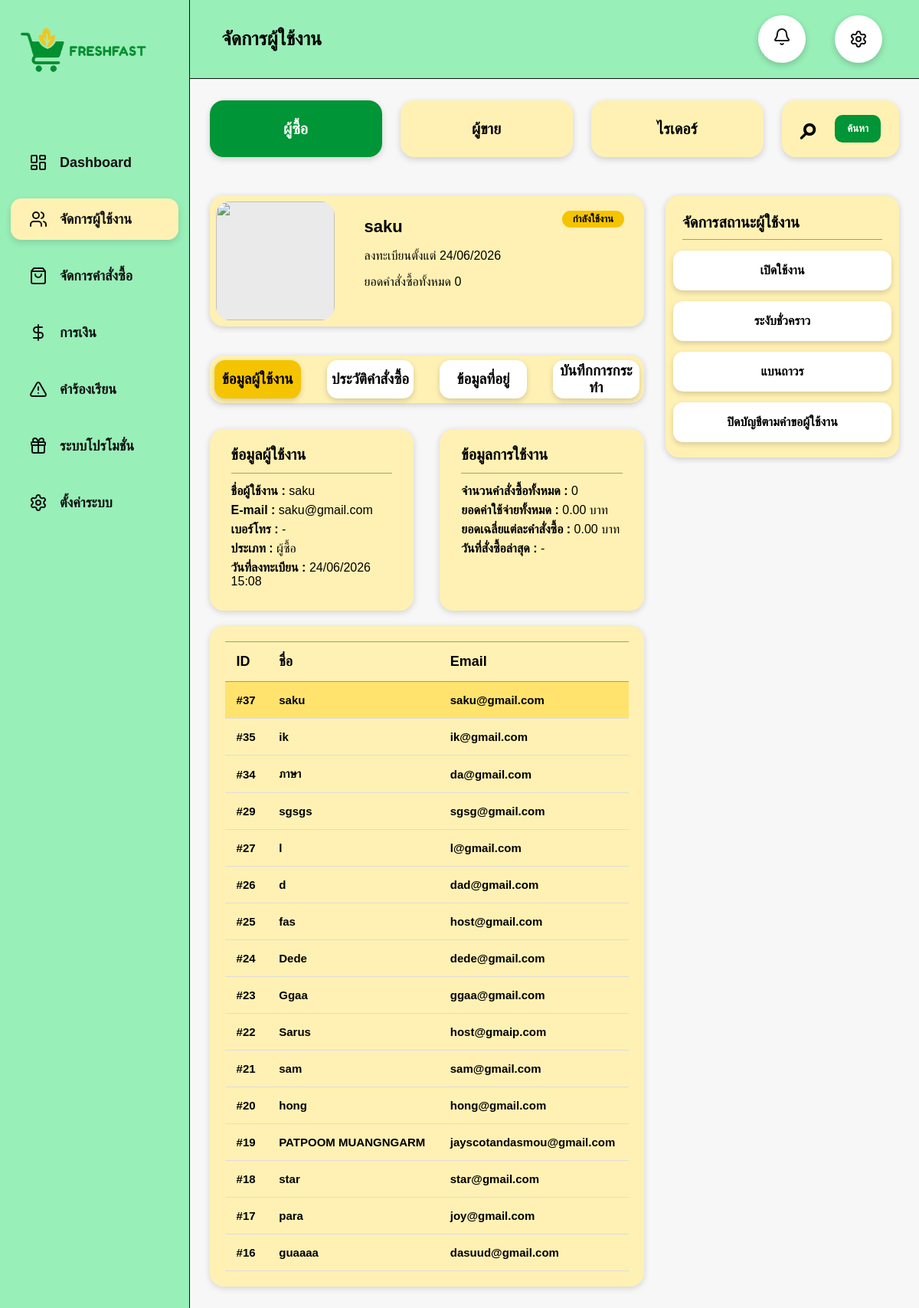
The page /admin_users.php on the database its author committed.
### tables this page shows
CREATE TABLE `users` (
  `user_id` int(11) NOT NULL,
  `name` varchar(100) NOT NULL,
  `email` varchar(150) NOT NULL,
  `password` varchar(255) NOT NULL,
  `role` enum('customer','shop','rider','admin') DEFAULT 'customer',
  `is_verified` tinyint(1) DEFAULT 1,
  `created_at` timestamp NOT NULL DEFAULT current_timestamp(),
  `user_status` varchar(30) DEFAULT 'active',
  `profile_image` varchar(255) DEFAULT NULL
);

### admin_users.php (the view, shortened to what this page needs)
<?php
require_once "db.php";
function e($v)
{
    return htmlspecialchars((string)$v, ENT_QUOTES, 'UTF-8');
}
function roleThai($role)
{
    switch ($role) {
        case 'customer':
            return 'ผู้ซื้อ';
    }
}
function statusThai($status)
{
    switch ($status) {
        case 'active':
            return 'กำลังใช้งาน';
    }
}
$conn->query("
    CREATE TABLE IF NOT EXISTS user_activity_logs (
        log_id INT AUTO_INCREMENT PRIMARY KEY,
        user_id INT NOT NULL,
        action_text VARCHAR(255) NOT NULL,
        created_at TIMESTAMP DEFAULT CURRENT_TIMESTAMP
    ) ENGINE=InnoDB DEFAULT CHARSET=utf8mb4
");
$role = $_GET['role'] ?? 'customer';
$search = trim($_GET['search'] ?? '');
$selectedId = (int)($_GET['user_id'] ?? 0);
$tab = $_GET['tab'] ?? 'profile';
$where = "";
$params = [];
$types = "";
if($role === 'customer'){
$stmt = $conn->prepare("
SELECT *
FROM users
WHERE role = ?
$where
ORDER BY created_at DESC
");
$stmt->bind_param(
    "s".$types,
    $role,
    ...$params
);
}
$stmt->execute();
$users = $stmt->get_result();
if ($selectedId <= 0 && $users->num_rows > 0) {
    $first = $users->fetch_assoc();
    $selectedId = (int)$first['user_id'];
    $users->data_seek(0);
}
$selected = null;
if ($selectedId > 0) {
if($role == 'customer'){
$stmt = $conn->prepare("
SELECT
u.*,
COUNT(o.order_id) AS total_orders,
COALESCE(SUM(o.total_amount),0) AS total_spent,
MAX(o.created_at) AS last_order_date
FROM users u
LEFT JOIN orders o
ON u.user_id = o.user_id
WHERE u.user_id = ?
GROUP BY u.user_id
");
}
$stmt->bind_param("i",$selectedId);
$stmt->execute();
$selected = $stmt->get_result()->fetch_assoc();
}
?>
<!DOCTYPE html>
<html lang="th">
<head>
</head>
<body>
<div class="layout">
<?php include "includes/admin_sideber.php"; ?>
<main class="main">
<header class="topbar">
    <h1>จัดการผู้ใช้งาน</h1>
        <div class="top-icons">
            <div class="circle-btn">
                <a href="admin_complaints.php"
                class="top-icon <?= $pendingComplaint > 0 ? 'has-noti':'' ?>">
                    <i data-lucide="bell"></i>
                </a>
            </div>
            <div class="circle-btn">
                <i data-lucide="settings"></i>
            </div>
        </div>
</header>
<section class="content">
<form method="GET" class="top-filter">
    <a class="role-btn <?= $role === 'customer' ? 'active' : '' ?>" href="admin_users.php?role=customer">ผู้ซื้อ</a>
    <a class="role-btn <?= $role === 'shops' ? 'active' : '' ?>" href="admin_users.php?role=shops">ผู้ขาย</a>
    <a class="role-btn <?= $role === 'riders' ? 'active' : '' ?>" href="admin_users.php?role=riders">ไรเดอร์</a>
    <div class="search-box">
        <span>⌕</span>
        <input
            type="text"
            name="search"
            value="<?= e($search) ?>"
            placeholder="ค้นหาผู้ใช้งาน..."
        >
        <button type="submit">ค้นหา</button>
    </div>
</form>
<?php if (!$selected): ?>
<div class="empty">ไม่พบข้อมูลผู้ใช้งาน</div>
<?php else: ?>
<div class="grid">
<div>
    <div class="profile-head">
        <div class="avatar">
        <img
        src="<?= !empty($selected['profile_image'])
        ? e($selected['profile_image'])
        : 'images/default.png' ?>"
        >
        </div>
        <div class="profile-info">
            <div class="badge">
                <?= e(statusThai($selected['user_status'] ?? 'active')) ?>
            </div>
            <h2><?= e($selected['name'] ?? '-') ?></h2>
            <p>
                ลงทะเบียนตั้งแต่
                <?= !empty($selected['created_at']) ? date("d/m/Y", strtotime($selected['created_at'])) : '-' ?>
            </p>
            <p>
                ยอดคำสั่งซื้อทั้งหมด
                <?= number_format((int)($selected['total_orders'] ?? 0)) ?>
            </p>
        </div>
    </div>
        <div class="tabs">
            <button type="button" class="tab <?= $tab === 'profile' ? 'active' : '' ?>" data-tab="profile">ข้อมูลผู้ใช้งาน</button>
            <button type="button" class="tab <?= $tab === 'orders' ? 'active' : '' ?>" data-tab="orders">ประวัติคำสั่งซื้อ</button>
            <button type="button" class="tab <?= $tab === 'address' ? 'active' : '' ?>" data-tab="address">ข้อมูลที่อยู่</button>
            <button type="button" class="tab <?= $tab === 'logs' ? 'active' : '' ?>" data-tab="logs">บันทึกการกระทำ</button>
        </div>
<div class="tab-content <?= $tab === 'profile' ? 'active' : '' ?>" id="profile">
    <div class="info-row">
        <div class="card">
            <h3>ข้อมูลผู้ใช้งาน</h3>
            <p><b>ชื่อผู้ใช้งาน :</b> <?= e($selected['name'] ?? '-') ?></p>
            <p><b>E-mail :</b> <?= e($selected['email'] ?? '-') ?></p>
            <p><b>เบอร์โทร :</b> <?= e($selected['phone'] ?? '-') ?></p>
            <p><b>ประเภท :</b> <?= e(roleThai($selected['role'] ?? '-')) ?></p>
            <p><b>วันที่ลงทะเบียน :</b>
                <?= !empty($selected['created_at']) ? date("d/m/Y H:i", strtotime($selected['created_at'])) : '-' ?>
            </p>
        </div>
        <div class="card">
            <h3>ข้อมูลการใช้งาน</h3>
            <p><b>จำนวนคำสั่งซื้อทั้งหมด :</b>
                <?= number_format((int)($selected['total_orders'] ?? 0)) ?>
            </p>
            <p><b>ยอดค่าใช้จ่ายทั้งหมด :</b>
                <?= number_format((float)($selected['total_spent'] ?? 0), 2) ?> บาท
            </p>
            <p><b>ยอดเฉลี่ยแต่ละคำสั่งซื้อ :</b>
                <?php
                $totalOrders = (int)($selected['total_orders'] ?? 0);
                $totalSpent = (float)($selected['total_spent'] ?? 0);
                if ($totalOrders > 0) {
                    echo number_format($totalSpent / $totalOrders, 2);
                } else {
                    echo "0.00";
                }
                ?>
                บาท
            </p>
            <p><b>วันที่สั่งซื้อล่าสุด :</b>
                <?= !empty($selected['last_order_date']) ? date("d/m/Y H:i", strtotime($selected['last_order_date'])) : '-' ?>
            </p>
        </div>
    </div>
</div>
<div class="user-table">
<table>
<thead>
<tr>
    <th>ID</th>
    <th>ชื่อ</th>
    <th>Email</th>
</tr>
</thead>
<tbody>
<?php while($u = $users->fetch_assoc()): ?>
<tr
onclick="location.href='admin_users.php?role=<?=e($role)?>&user_id=<?=$u['user_id']?>&tab=<?=$tab?>'"
class="<?= (int)$u['user_id']==$selectedId ? 'active-row':'' ?>"
>
<td>#<?=e($u['user_id'])?></td>
<td><?=e($u['name'])?></td>
<td><?=e($u['email'])?></td>
</tr>
<?php endwhile; ?>
</tbody>
</table>
</div>
</div>
<aside>
    <div class="side-card">
        <h3>จัดการสถานะผู้ใช้งาน</h3>
        <form method="POST" class="action-form">
            <button name="action" value="active">เปิดใช้งาน</button>
            <button name="action" value="suspended">ระงับชั่วคราว</button>
            <button name="action" value="banned">แบนถาวร</button>
            <button name="action" value="closed">ปิดบัญชีตามคำขอผู้ใช้งาน</button>
        </form>
    </div>
</aside>
</div>
<?php endif; ?>
</section>
</main>
</div>
</body>
</html>

### admin_users.php (style rules this page uses)
* { box-sizing:border-box;font-family:sans-serif }
body { margin:0;background:#f7f7f7;color:#000 }
.layout { display:flex;min-height:100vh }
.main { flex:1 }
.topbar { height:103px;background:#98efb8;border-bottom:1px solid #111;display:flex;align-items:center;justify-content:space-between;padding:0 48px 0 42px }
.topbar h1 { font-size:25px;margin:0 }
.top-icons { display:flex;gap:38px }
.circle-btn { width:62px;height:62px;background:#fff;border-radius:50%;display:grid;place-items:center;font-size:28px;box-shadow:0 3px 8px rgba(0,0,0,.2) }
.content { padding:28px 26px }
.top-filter { display:grid;grid-template-columns:225px 225px 225px 1fr;gap:24px;margin-bottom:50px }
.role-btn,.search-box { height:74px;border-radius:18px;border:none;background:#fff1b3;font-size:20px;font-weight:700;box-shadow:0 3px 8px rgba(0,0,0,.16);display:flex;align-items:center;justify-content:center;text-decoration:none;color:#000 }
.role-btn.active { background:#009536;color:#fff }
.search-box { justify-content:flex-start;padding:0 24px }
.search-box span { font-size:42px;margin-right:18px }
.search-box input { border:none;outline:none;background:transparent;width:100%;font-size:18px;font-weight:600 }
.grid { display:grid;grid-template-columns:1fr 305px;gap:28px }
.profile-head { background:#fff1b3;border-radius:18px;padding:8px;display:grid;grid-template-columns:170px 1fr;gap:18px;box-shadow:0 2px 8px rgba(0,0,0,.18);margin-bottom:38px }
.avatar { height:155px;border-radius:18px;background:#eaeaea }
.profile-info { padding:20px 6px;position:relative }
.profile-info h2 { margin:0 0 14px;font-size:22px }
.badge { position:absolute;right:18px;top:12px;background:#f5c400;border-radius:15px;padding:3px 14px;font-size:13px;font-weight:700 }
.tabs { background:#fff1b3;border-radius:18px;padding:6px;display:grid;grid-template-columns:repeat(4,1fr);gap:34px;box-shadow:0 2px 8px rgba(0,0,0,.18);margin-bottom:34px }
.tab { height:50px;border-radius:14px;background:#fff;border:none;font-size:19px;font-weight:700;box-shadow:0 3px 7px rgba(0,0,0,.16) }
.tab.active { background:#f5c400 }
.info-row { display:grid;grid-template-columns:1fr 1fr;gap:34px;margin-bottom:20px }
.card { background:#fff1b3;border-radius:18px;padding:22px 28px;box-shadow:0 2px 8px rgba(0,0,0,.16) }
.card h3 { margin:0 0 14px;font-size:20px;border-bottom:1px solid rgba(0,0,0,.35);padding-bottom:12px }
.card p { margin:7px 0;font-size:16px;font-weight:500 }
table { width:100%;border-collapse:collapse }
th,td { text-align:left;padding:13px 14px;border-top:1px solid rgba(0,0,0,.35);font-size:15px;font-weight:600 }
.side-card { background:#fff1b3;border-radius:18px;padding:18px 10px;box-shadow:0 2px 8px rgba(0,0,0,.18);margin-bottom:20px }
.side-card h3 { font-size:20px;margin:6px 12px 14px;border-bottom:1px solid rgba(0,0,0,.35);padding-bottom:10px }
.action-form { display:flex;flex-direction:column;gap:14px;padding:0 0 2px }
.action-form button { height:52px;border:none;border-radius:13px;background:#fff;font-size:16px;font-weight:700;box-shadow:0 3px 7px rgba(0,0,0,.16);cursor:pointer }
.search-box button { border:none; background:#009536; color:#fff; border-radius:10px; padding:10px 16px; font-weight:700; cursor:pointer; }
.tab-content { display:none; }
.tab-content.active { display:block; }
.avatar { height:155px; width:155px; border-radius:18px; overflow:hidden; background:#eaeaea; }
.avatar img { width:100%; height:100%; object-fit:cover; }
.user-table { margin-top:20px; background:#fff1b3; border-radius:18px; padding:20px; box-shadow:0 2px 8px rgba(0,0,0,.15); }
.user-table table { width:100%; border-collapse:collapse; }
.user-table th { padding:15px; border-bottom:1px solid #999; font-size:18px; text-align:left; }
.user-table td { padding:15px; border-bottom:1px solid #ddd; }
.user-table tr { cursor:pointer; transition:.2s; }
.active-row { background:#ffe36d; }
.top-icon, .circle-btn { position:relative; text-decoration:none; color:#111; }

### rows shown on the page
users: user_status "กำลังใช้งาน", name "saku", created_at "24/06/2026", email "saku@gmail.com", role "ผู้ซื้อ", created_at "24/06/2026 15:08", user_id "37"
users: user_id "35", name "ik", email "ik@gmail.com"
users: user_id "34", name "ภาษา", email "da@gmail.com"
users: user_id "29", name "sgsgs", email "sgsg@gmail.com"
users: user_id "27", name "l", email "l@gmail.com"
users: user_id "26", name "d", email "dad@gmail.com"
users: user_id "25", name "fas", email "host@gmail.com"
users: user_id "24", name "Dede", email "dede@gmail.com"
users: user_id "23", name "Ggaa", email "ggaa@gmail.com"
users: user_id "22", name "Sarus", email "host@gmaip.com"
users: user_id "21", name "sam", email "sam@gmail.com"
users: user_id "20", name "hong", email "hong@gmail.com"
users: user_id "19", name "PATPOOM MUANGNGARM", email "jayscotandasmou@gmail.com"
users: user_id "18", name "star", email "star@gmail.com"
users: user_id "17", name "para", email "joy@gmail.com"
users: user_id "16", name "guaaaa", email "dasuud@gmail.com"

### other values the page prints
$selected['total_orders'] "0"
$selected['phone'] "-"
$selected['total_spent'] "0.00"
